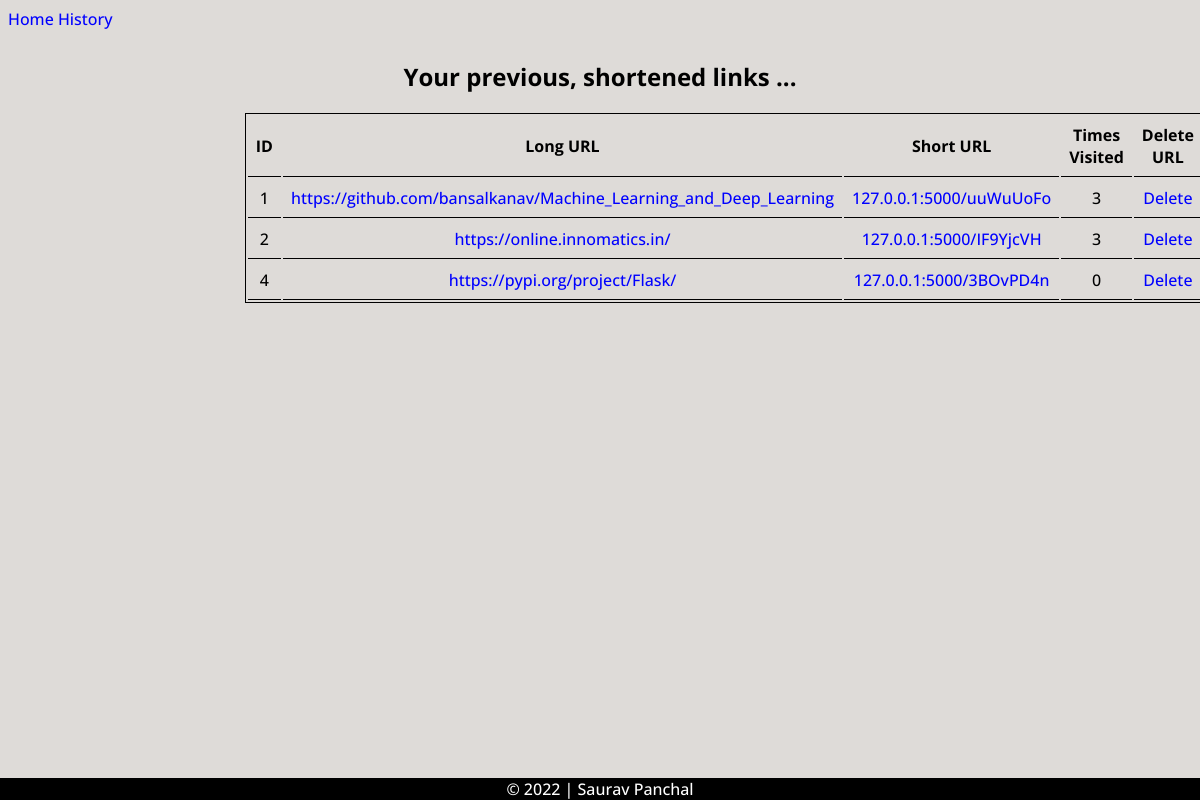
The app's page /history with its own data.
### app.py (models this page shows, shortened)
class History(db.Model):
    __tablename__ = "Links"
    id = db.Column(db.Integer, primary_key = True)
    long_url = db.Column(db.Text)
    short_url = db.Column(db.Text)
    visits = db.Column(db.Integer, default = 0)

### app.py (the view)
@app.route("/history")
def history():
    all_links = History.query.all()
    return render_template("history.html", links = all_links)

### templates/history.html (shortened to what this page needs)
{% extends "base.html" %}
{% block body_text %}
    <div class = "center">
    <h2>Your previous, shortened links ... </h2>
    <table>
        <tr>
            <th>ID</th>
            <th>Long URL</th>
            <th>Short URL</th>
            <th>Times Visited</th>
            <th>Delete URL</th>
        </tr>
        {% if links %}
            {% for link in links %}
            <tr>
                <td>{{ link.id }}</td>
                <td><a href = "{{ link.long_url }}" target = "_blank">{{ link.long_url }}</a></td>
                <td><a href = "{{ link.short_url }}" target = "_blank">127.0.0.1:5000/{{ link.short_url }}</a></td>
                <td>{{ link.visits }}</td>
                <td><a href="{{ link.id }}">Delete</a></td>
            </tr>
            {% endfor %}
        {% endif %}
    </table>
</div>
{% endblock body_text %}

### templates/base.html (shortened to what this page needs)
<!DOCTYPE html>
<html>
    <head>
    </head>
    <body>
        <nav>
            <a href="{{ url_for("index") }}">Home</a>
            <a href="{{ url_for("history") }}">History</a>
        </nav>
        {% block body_text %}
        {% endblock body_text %}
        <div class = "footer">
            <a href = "https://linktr.ee/sauravpanchal" target = "_blank" style = "color:white;">© 2022 | Saurav Panchal
            </a>
        </div>
    </body>
</html>

### templates/base.html (style rules this page uses)
.center { margin: auto; width: 60%; padding: 10px; text-align: center; }
body { background-color: #dedbd8; font-family: 'Open Sans'; font-weight: 500; }
table { border: 1px solid; }
th, td { padding: 8px; text-align: center; border-bottom: 1px solid #000000; }
a { text-decoration: none; color: blue; }
.footer { position: fixed; left: 0; bottom: 0; width: 100%; background-color: black; color: white; text-align: center; text-decoration: none; }

### records on screen
History: id "1", long_url "https://github.com/bansalkanav/Machine_Learning_and_Deep_Learning", short_url "uuWuUoFo", visits "3"
History: id "2", long_url "https://online.innomatics.in/", short_url "IF9YjcVH", visits "3"
History: id "4", long_url "https://pypi.org/project/Flask/", short_url "3BOvPD4n", visits "0"
